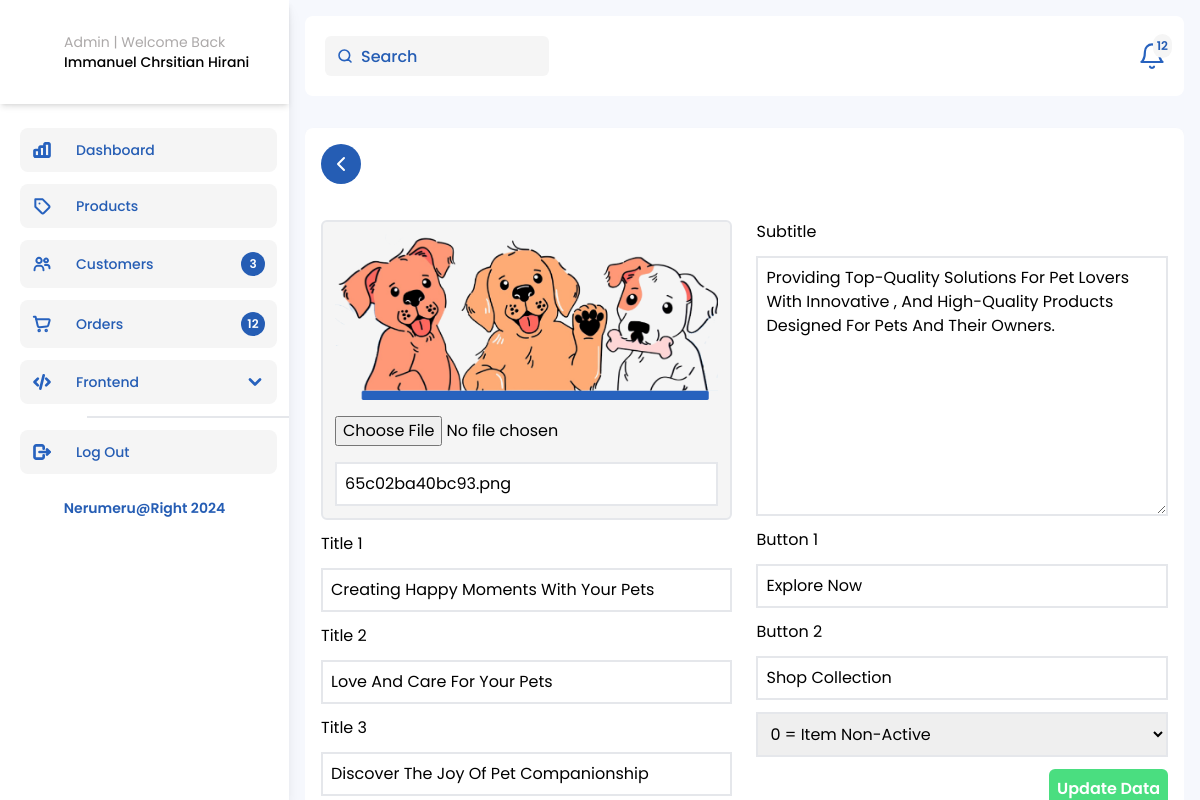
/Admin-hero-UpdateData.php?hero_id=35, run on the app's committed database.
### tables this page shows
CREATE TABLE `herosection` (
  `hero_id` int(11) NOT NULL,
  `hero_title1` varchar(200) NOT NULL,
  `hero_title2` varchar(200) NOT NULL,
  `hero_title3` varchar(200) NOT NULL,
  `hero_subtitle` varchar(1000) NOT NULL,
  `hero_button1` varchar(100) NOT NULL,
  `hero_button2` varchar(100) NOT NULL,
  `hero_img` varchar(500) NOT NULL,
  `insert_date` datetime NOT NULL DEFAULT current_timestamp(),
  `lastUpdate_date` datetime NOT NULL DEFAULT current_timestamp(),
  `status` tinyint(2) NOT NULL
);

### function.php (called while the page is built, shortened)
<?php
$conn = mysqli_connect('localhost', 'root', '', 'nerumeru');
function query($query)
{
    global $conn;
    $result = mysqli_query($conn, $query);
    $rows = [];
    foreach ($result as $row) {
        $rows[] = $row;
    }
    return $rows;
}

### Admin-hero-UpdateData.php (the view, shortened to what this page needs)
<?php
require "function.php";
$id = $_GET['hero_id'];
$nerumeru = query("SELECT * FROM herosection WHERE hero_id = $id")[0];
?>
<!doctype html>
<html lang="en">
<head>
  <link rel="stylesheet" href="css/output.css" />
  <link rel="stylesheet" href="https://cdn.jsdelivr.net/npm/swiper@10/swiper-bundle.min.css" />
  <link rel="stylesheet" href="https://cdn.jsdelivr.net/npm/swiper@10/swiper-bundle.min.css" />
</head>
<body>
  <main class="my-0">
    <section class="admin relative h-screen overflow-hidden my-0">
      <div class="flex items-start justify-between">
        <?php include("sidebar.admin.php"); ?>
        <div class="flex flex-col gap-4 container">
          <header class="z-40 flex items-center bg-white rounded-lg justify-between w-full h-20 px-5">
            <div class="header-wrapper w-full flex items-center justify-between">
              <span class="relative">
                <input id="searchAdminNavbar" type="search" class="bg-white-neru px-3 rounded-md h-10 outline-none py-1 w-[224px] pl-9 xl:text-base md:text-sm text-xs" placeholder="Search" />
              </span>
              <div id="notifications" class="relative cursor-pointer">
                <div class="badge absolute -right-2 -top-2 bg-white-neru rounded-full flex items-center justify-center p-1">
                  <h6 class="text-xs text-blue-Neru font-semibold">12</h6>
                </div>
              </div>
            </div>
          </header>
          <div class="max-h-screen w-full overflow-y-auto">
            <div class="container bg-white rounded-lg shadow-md 3xl:h-[760px] 2xl:h-[550px] flex flex-col gap-3 overflow-y-auto mt-4">
              <div class="WrapperBack mb-6 w-fit">
                <a href="Admin-Homepage.php" class="bg-blue-Neru w-fit text-white px-2 rounded-full py-2 cursor-pointer font-semibold text-base flex items-center gap-3">
                  <svg xmlns="http://www.w3.org/2000/svg" class="icon icon-tabler icon-tabler-chevron-left" width="24" height="24" viewBox="0 0 24 24" stroke-width="2" stroke="currentColor" fill="none" stroke-linecap="round" stroke-linejoin="round">
                    <path stroke="none" d="M0 0h24v24H0z" fill="none" />
                    <path d="M15 6l-6 6l6 6" />
                  </svg>
                </a>
              </div>
              <form class="w-full" action="" method="post" enctype="multipart/form-data">
                <div class="grid grid-cols-2 gap-6">
                  <div class="flex flex-col w-full gap-3">
                    <div class="w-full flex flex-col gap-4  bg-white-neru rounded-md border-2 p-3">
                      <img class="mx-auto" src="img/<?= $nerumeru["hero_img"] ?>" alt="" />
                      <input type="file" name="gambar" id="gambar" />
                      <input type="text" class="w-full p-2 outline-none border-2" name="hero_img" value="<?= $nerumeru["hero_img"] ?>" />
                    </div>
                    <label for="">Title 1</label>
                    <input class="w-full p-2 outline-none border-2" value="<?= $nerumeru["hero_title1"] ?>" name="hero_title1" placeholder="Nerumeru's Delightful Pets" type="text" />
                    <label for="">Title 2</label>
                    <input class="w-full p-2 outline-none border-2" value="<?= $nerumeru["hero_title2"] ?>" name="hero_title2" placeholder="Nerumeru's Delightful Pets" type="text" />
                    <label for="">Title 3</label>
                    <input class="w-full p-2 outline-none border-2" value="<?= $nerumeru["hero_title3"] ?>" name="hero_title3" placeholder="Nerumeru's Delightful Pets" type="text" />
                  </div>
                  <div class="flex flex-col w-full gap-3">
                    <label for="">Subtitle</label>
                    <textarea name="hero_subtitle" class="p-2 outline-none border-2 text-start" id="" placeholder="Your Subtitle" cols="30" rows="10"><?= $nerumeru["hero_subtitle"] ?></textarea>
                    <label for="">Button 1</label>
                    <input class="w-full p-2 outline-none border-2" value="<?= $nerumeru["hero_button1"] ?>" name="hero_button1" placeholder="Explore Now" type="text" />
                    <label for="">Button 2</label>
                    <input class="w-full p-2 outline-none border-2" value="<?= $nerumeru["hero_button2"] ?>" name="hero_button2" placeholder="Shop Collections" type="text" />
                    <select class="w-full p-2 outline-none border-2" name="status" id="status">
                      <option> <?= $nerumeru["status"] ?>
                        <?php if($nerumeru["status"] === "1") : ?>
                          <?= "= Item Active" ?>
                        <?php else: ?>
                          <?= "= Item Non-Active" ?>
                        <?php endif; ?>
                      </option>
                    </select>
                    <button type="submit" name="submit" class="bg-green-400 p-2 rounded-md text-white font-semibold w-fit self-end">Update Data</button>
                  </div>
                </div>
              </form>
            </div>
          </div>
        </div>
      </div>
    </section>
  </main>
</body>
</html>

### data on the page
herosection: hero_img (picture), hero_img "65c02ba40bc93.png", hero_title1 "Creating Happy Moments With Your Pets", hero_title2 "Love And Care For Your Pets", hero_title3 "Discover The Joy Of Pet Companionship", hero_subtitle "Providing Top-Quality Solutions For Pet Lovers With Innovative , And High-Quality Products Designed For Pets And Their Owners.", hero_button1 "Explore Now", hero_button2 "Shop Collection", status "0 = Item Non-Active"

### other printed values
$total_users "3"
